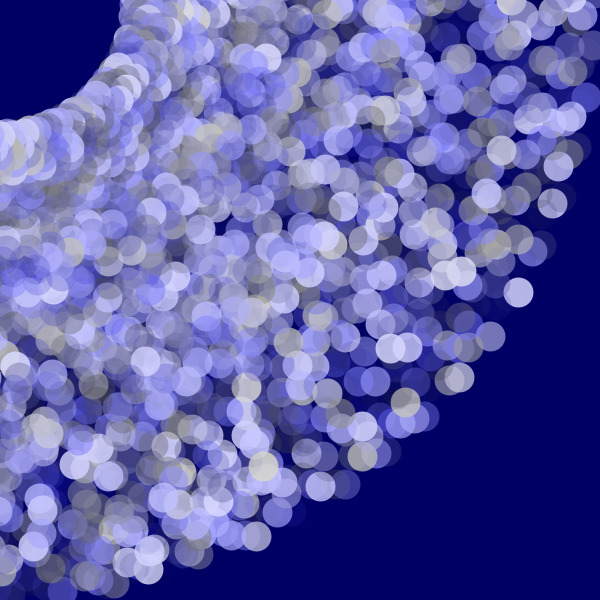
Frame 1 (no input)
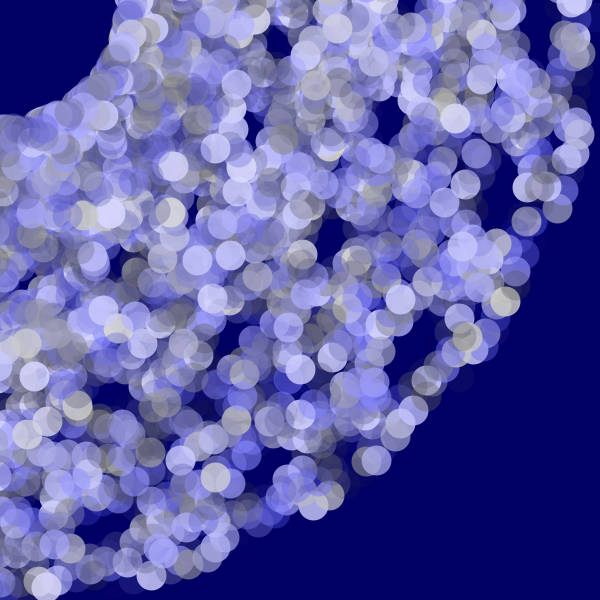
Frame 60 (the mouse pressed at the canvas centre just before this capture)
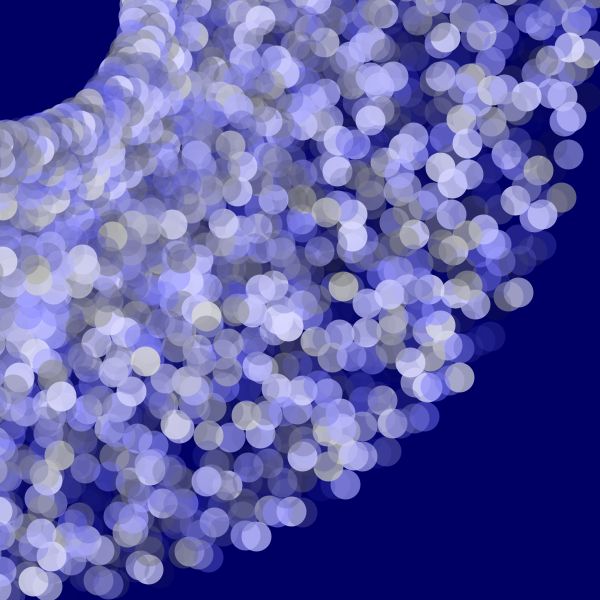
Frame 120 (the mouse held since frame 60 and released just before this capture)

The Processing sketch that drew these frames (run headless with seeded random() and noise(); from frame 60 on, the mouse is pressed at the canvas centre):

// Processing sketch: processing_121541
// ── processing_121541.pde

// EJERCICIOS GRAFICANDO CURVA
// 1) Reemplace ciclos por llamadas recursivas (20 puntos)
// 2) Portar código a OpenProcessing (10 puntos)
// 3) Cuál es el valor de "lim" más interesante? (10 puntos)
// 4) Puedes lograr efectos y colores más interesantes? (10 p) 


// Globales
long timer;
int lim;


void setup()
{
  size(600,600);
  colorMode(RGB,255);
  frameRate(10);    
  timer = millis();
  lim = 90;
}

void grafica(int t)
{
    strokeWeight(30);
    for (int i=1; i<=lim; i++) {
        int c = int(random(1,220)); // 1..220
        stroke(c,c,c+random(-10,150),c); // c,t,c*t,c/t,c-t
        rotate(-1*sin(i*2*PI+3*i));
        point(30+i,height-6*i);
    }
}

void draw() {
    background(0,0,100);
    if (millis()-timer > 1000) {
        lim += round(random(-3,3));
        if (lim<2) {
            lim = 2;
        }
        timer = millis(); // reset timer
    }
    for (int t=1; t<100; t++) {
        grafica(t);
    }
}
